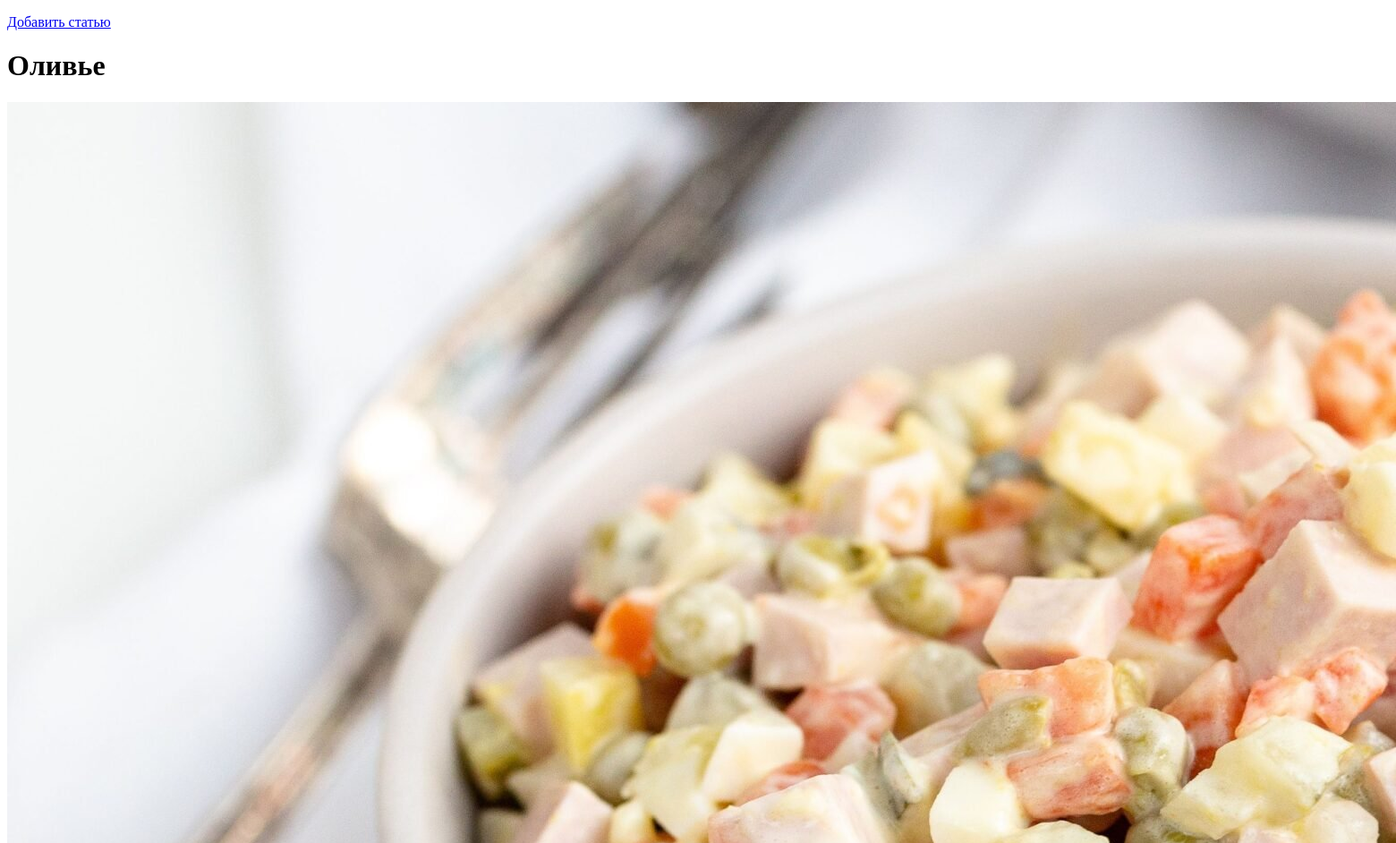
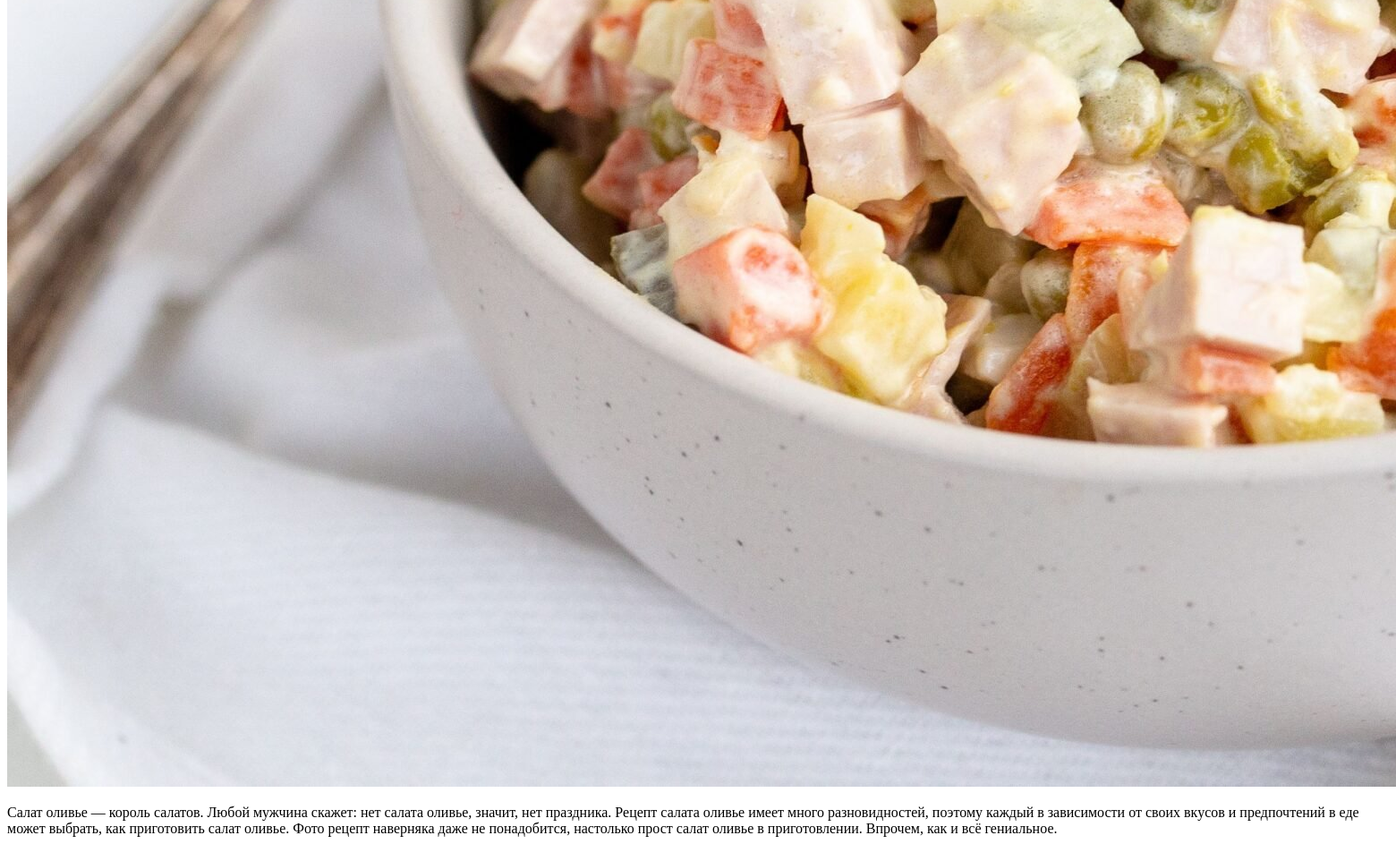
Page /recipe/olive/ on the committed database (2 pictures, top to bottom).
### main/models.py (models this page shows, shortened)
class Recipe(models.Model):
    title = models.CharField(max_length=150)
    slug = models.SlugField(max_length=255, unique=True, db_index=True)
    content = models.TextField()
    photo = models.ImageField(upload_to='photos/')
    time_create = models.DateTimeField(auto_now_add=True)
    is_published = models.BooleanField(default=True)
    category = models.ForeignKey('Categories', on_delete=models.PROTECT)
    class Meta:
        verbose_name = 'Рецепты'
        verbose_name_plural = 'Рецепты'
        ordering = ['-time_create', 'title']

### main/views.py (the view)
# urls.py: path('recipe/<slug:recipe_slug>/', show_recipe, name='recipe'),
def show_recipe(request, recipe_slug):
    post = get_object_or_404(Recipe, slug=recipe_slug)
    context = {
        'post': post,
        'title': post.title,
        'category_selected': post.category_id,
    }
    return render(request, 'main/post.html', context=context)

### main/templates/main/post.html
{% extends 'main/recipes.html' %}
{% block content %}
<h1>{{post.title}}</h1>
{% if post.photo %}
<p><img src="{{post.photo.url}}" alt="photo"></p>
{% endif %}
{{post.content}}
{% endblock %}

### rows in the picture
Recipe: title "Оливье", photo (picture), content "Салат оливье — король салатов. Любой мужчина скажет: нет салата оливье, значит, нет праздника. Рецепт салата оливье имеет много разновидностей, поэтому каждый в зависимости от своих вкусов и предпочтений в еде может выбрать, как приготовить салат оливье. Фото рецепт наверняка даже не понадобится, настолько прост салат оливье в приготовлении. Впрочем, как и всё гениальное."
